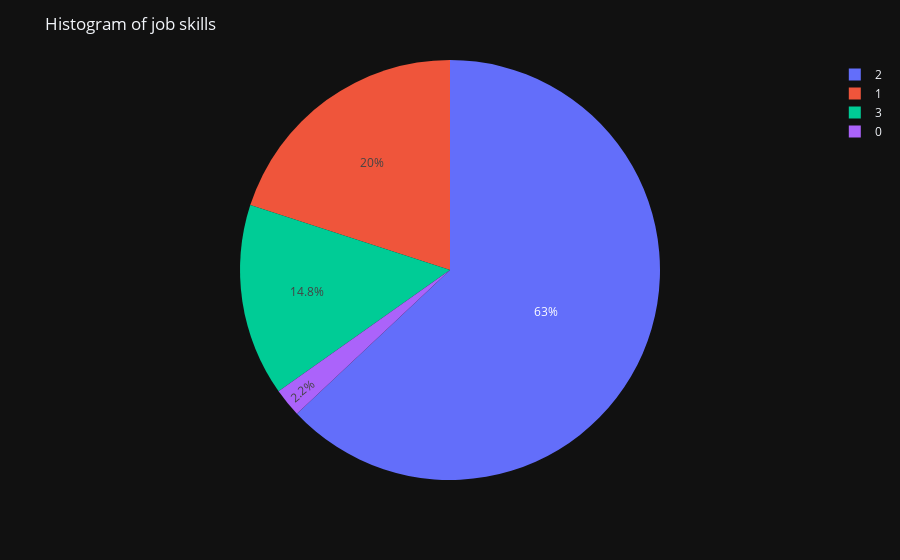

The code cell stored with this chart in its notebook:
### Markdown cell above
## Skills
Let's take a look at the people with what level of professionalism are most likely to take out a loan and what might that be related to?

### Code cell
# plt.suptitle('Histogram of job skilled', fontsize=20)
# sns.countplot(data=df, x='Job')
px.pie(values=df['Job'].value_counts(),names=df['Job'].value_counts().index).update_layout(title='Histogram of job skills')

### Figure 1 — Plotly figure (JSON) as saved in the notebook; plotly's stock layout.template omitted (floating-point values rounded to 4 significant figures)
{"data": [{"domain": {"x": [0.0, 1.0], "y": [0.0, 1.0]}, "hovertemplate": "label=%{label}<br>value=%{value}<extra></extra>", "labels": [2, 1, 3, 0], "legendgroup": "", "name": "", "showlegend": true, "values": [630, 200, 148, 22], "type": "pie"}], "layout": {"legend": {"tracegroupgap": 0}, "margin": {"t": 60}, "title": {"text": "Histogram of job skills"}}}
